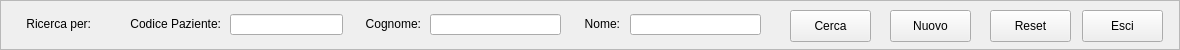
  <widget class="QFrame" name="frame_ricerca">
   <property name="geometry">
    <rect>
     <x>10</x>
     <y>30</y>
     <width>1180</width>
     <height>50</height>
    </rect>
   </property>
   <property name="autoFillBackground">
    <bool>false</bool>
   </property>
   <property name="frameShape">
    <enum>QFrame::StyledPanel</enum>
   </property>
   <property name="frameShadow">
    <enum>QFrame::Raised</enum>
   </property>
   <property name="lineWidth">
    <number>1</number>
   </property>
   <widget class="QLineEdit" name="cerca_nome">
    <property name="geometry">
     <rect>
      <x>630</x>
      <y>14</y>
      <width>131</width>
      <height>21</height>
     </rect>
    </property>
    <property name="text">
     <string/>
    </property>
    <property name="maxLength">
     <number>40</number>
    </property>
   </widget>
   <widget class="QLabel" name="label_8">
    <property name="geometry">
     <rect>
      <x>559</x>
      <y>14</y>
      <width>61</width>
      <height>20</height>
     </rect>
    </property>
    <property name="text">
     <string>Nome:</string>
    </property>
    <property name="alignment">
     <set>Qt::AlignRight|Qt::AlignTrailing|Qt::AlignVCenter</set>
    </property>
   </widget>
   <widget class="QLabel" name="label_9">
    <property name="geometry">
     <rect>
      <x>110</x>
      <y>14</y>
      <width>111</width>
      <height>20</height>
     </rect>
    </property>
    <property name="text">
     <string>Codice Paziente:</string>
    </property>
    <property name="alignment">
     <set>Qt::AlignRight|Qt::AlignTrailing|Qt::AlignVCenter</set>
    </property>
   </widget>
   <widget class="QLineEdit" name="cerca_cognome">
    <property name="geometry">
     <rect>
      <x>430</x>
      <y>14</y>
      <width>131</width>
      <height>21</height>
     </rect>
    </property>
    <property name="text">
     <string/>
    </property>
    <property name="maxLength">
     <number>40</number>
    </property>
   </widget>
   <widget class="QLineEdit" name="cerca_codice_paziente">
    <property name="geometry">
     <rect>
      <x>230</x>
      <y>14</y>
      <width>113</width>
      <height>21</height>
     </rect>
    </property>
   </widget>
   <widget class="QLabel" name="label_10">
    <property name="geometry">
     <rect>
      <x>350</x>
      <y>14</y>
      <width>71</width>
      <height>20</height>
     </rect>
    </property>
    <property name="text">
     <string>Cognome:</string>
    </property>
    <property name="alignment">
     <set>Qt::AlignRight|Qt::AlignTrailing|Qt::AlignVCenter</set>
    </property>
   </widget>
   <widget class="QPushButton" name="btn_cerca">
    <property name="geometry">
     <rect>
      <x>790</x>
      <y>10</y>
      <width>81</width>
      <height>32</height>
     </rect>
    </property>
    <property name="text">
     <string>Cerca</string>
    </property>
    <property name="shortcut">
     <string>Return</string>
    </property>
   </widget>
   <widget class="QPushButton" name="btn_reset">
    <property name="geometry">
     <rect>
      <x>990</x>
      <y>10</y>
      <width>81</width>
      <height>32</height>
     </rect>
    </property>
    <property name="text">
     <string>Reset</string>
    </property>
   </widget>
   <widget class="QLabel" name="label_7">
    <property name="geometry">
     <rect>
      <x>10</x>
      <y>14</y>
      <width>81</width>
      <height>20</height>
     </rect>
    </property>
    <property name="text">
     <string>Ricerca per:</string>
    </property>
    <property name="alignment">
     <set>Qt::AlignRight|Qt::AlignTrailing|Qt::AlignVCenter</set>
    </property>
   </widget>
   <widget class="QPushButton" name="btn_esci">
    <property name="geometry">
     <rect>
      <x>1082</x>
      <y>10</y>
      <width>81</width>
      <height>32</height>
     </rect>
    </property>
    <property name="text">
     <string>Esci</string>
    </property>
    <property name="shortcut">
     <string>Esc</string>
    </property>
   </widget>
   <widget class="QPushButton" name="btn_nuovo">
    <property name="geometry">
     <rect>
      <x>890</x>
      <y>10</y>
      <width>81</width>
      <height>32</height>
     </rect>
    </property>
    <property name="text">
     <string>Nuovo</string>
    </property>
   </widget>
   <zorder>label_8</zorder>
   <zorder>label_9</zorder>
   <zorder>label_10</zorder>
   <zorder>btn_cerca</zorder>
   <zorder>btn_reset</zorder>
   <zorder>label_7</zorder>
   <zorder>btn_esci</zorder>
   <zorder>btn_nuovo</zorder>
   <zorder>cerca_nome</zorder>
   <zorder>cerca_cognome</zorder>
   <zorder>cerca_codice_paziente</zorder>
  </widget>
